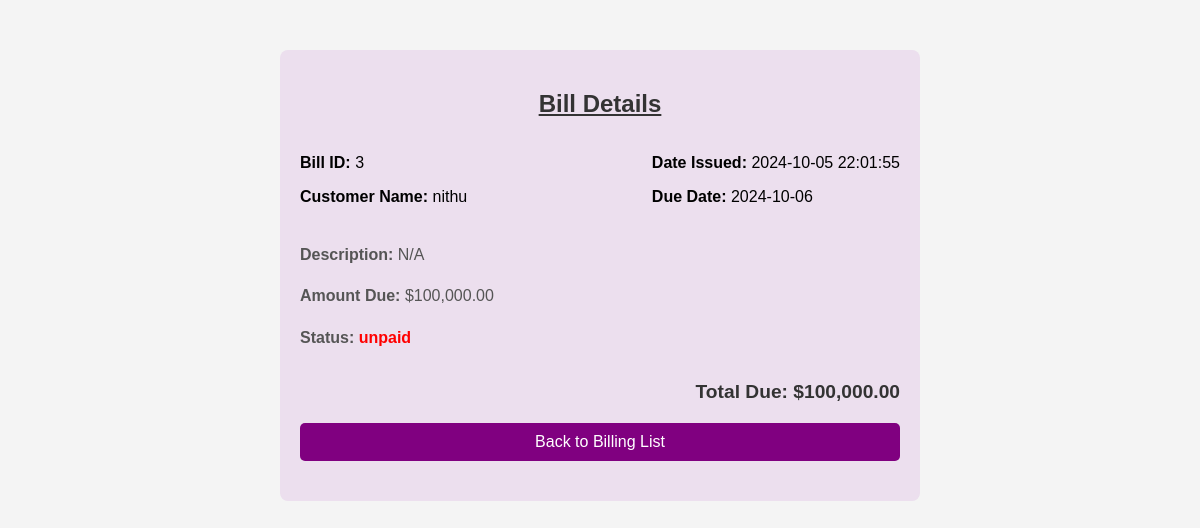
Screenshot of /billing_system/view.php?id=3 with the database file from the repository.
### tables this page shows
CREATE TABLE `billing` (
  `id` int(6) UNSIGNED NOT NULL,
  `customer_name` varchar(100) NOT NULL,
  `amount_due` decimal(10,2) NOT NULL,
  `due_date` date NOT NULL,
  `status` varchar(50) NOT NULL,
  `description` text DEFAULT NULL,
  `created_date` datetime DEFAULT current_timestamp(),
  `updated_date` datetime DEFAULT current_timestamp() ON UPDATE current_timestamp()
);

### billing_system/view.php (the view, shortened to what this page needs)
<!DOCTYPE html>
<html lang="en">
<head>
</head>
<body>
<div class="bill-container">
    <?php
    $conn = new mysqli('localhost', 'root', '', 'hotel_diablo1');
    if (isset($_GET['id'])) {
        $id = $_GET['id'];
        $sql = "SELECT * FROM billing WHERE id = ?";
        $stmt = $conn->prepare($sql);
        $stmt->bind_param("i", $id);
        $stmt->execute();
        $result = $stmt->get_result();
        if ($result->num_rows > 0) {
            $row = $result->fetch_assoc();
            ?>
            <h2 style="text-decoration: underline">Bill Details</h2>
            <div class="bill-header">
                <div>
                    <p><strong>Bill ID:</strong> <?php echo $row["id"]; ?></p>
                    <p><strong>Customer Name:</strong> <?php echo $row["customer_name"]; ?></p>
                </div>
                <div>
                    <p><strong>Date Issued:</strong> <?php echo $row["created_date"]; ?></p>
                    <p><strong>Due Date:</strong> <?php echo $row["due_date"]; ?></p>
                </div>
            </div>
            <div class="bill-details">
                <p><strong>Description:</strong> <?php echo $row["description"] ? $row["description"] : 'N/A'; ?></p>
                <p><strong>Amount Due:</strong> $<?php echo number_format($row["amount_due"], 2); ?></p>
                <p><strong>Status:</strong>
                    <span class="<?php echo ($row['status'] == 'Paid') ? 'status paid' : 'status'; ?>">
                        <?php echo $row["status"]; ?>
                    </span>
                </p>
            </div>
            <div class="bill-footer">
                <p class="total">Total Due: $<?php echo number_format($row["amount_due"], 2); ?></p>
            </div>
            <?php
        } else {
            echo "<p>No bill found with this ID.</p>";
        }
    } else {
        echo "<p>Invalid bill ID.</p>";
    }
    ?>
    <a href="display.php" class="back-btn">Back to Billing List</a>
</div>
</body>
</html>

### billing_system/view.php (style rules this page uses)
body { font-family: Arial, sans-serif; margin: 0; padding: 0; background-color: #f4f4f4; }
.bill-container { background: rgb(236, 223, 238); max-width: 600px; margin: 50px auto; padding: 20px; border-radius: 8px; }
h2 { text-align: center; color: #333; }
.bill-header { display: flex; justify-content: space-between; margin-bottom: 20px; }
.bill-header div { text-align: left; }
.bill-details { margin-top: 20px; }
.bill-details p { line-height: 1.6; color: #555; }
.bill-footer { text-align: right; margin-top: 30px; }
.total { font-weight: bold; font-size: 1.2em; color: #333; }
.status { font-weight: bold; color: #ff0000; }
.back-btn { text-align: center; display: block; margin: 20px auto; padding: 10px 20px; background-color: purple; color: white; text-decoration: none; border-radius: 5px; }

### rows the page displays
billing: id "3", customer_name "nithu", created_date "2024-10-05 22:01:55", due_date "2024-10-06", amount_due "100,000.00", status "unpaid"
